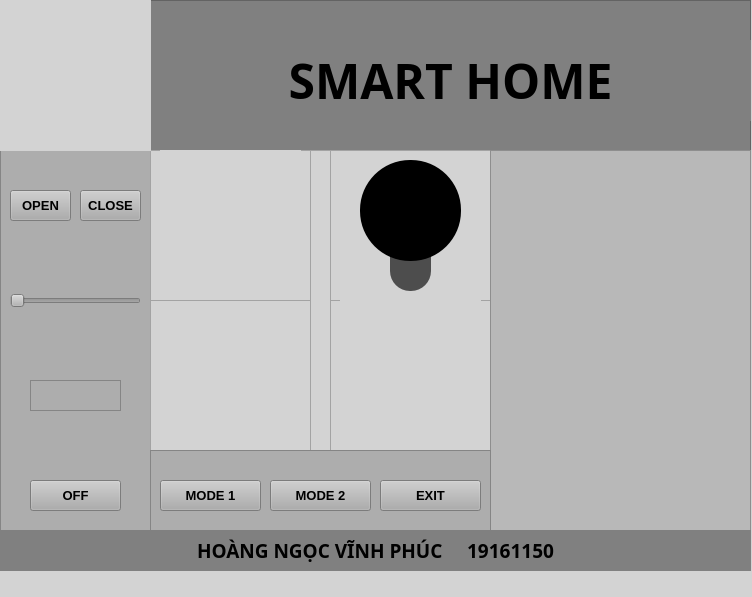
<?xml version="1.0" encoding="UTF-8"?>
<ui version="4.0">
 <class>MainWindow</class>
 <widget class="QMainWindow" name="MainWindow">
  <property name="geometry">
   <rect>
    <x>0</x>
    <y>0</y>
    <width>752</width>
    <height>597</height>
   </rect>
  </property>
  <property name="windowTitle">
   <string>MainWindow</string>
  </property>
  <property name="styleSheet">
   <string notr="true">background-color: lightgray;</string>
  </property>
  <widget class="QWidget" name="centralwidget">
   <widget class="QFrame" name="frame">
    <property name="geometry">
     <rect>
      <x>150</x>
      <y>0</y>
      <width>601</width>
      <height>151</height>
     </rect>
    </property>
    <property name="styleSheet">
     <string notr="true">background: gray;</string>
    </property>
    <property name="frameShape">
     <enum>QFrame::StyledPanel</enum>
    </property>
    <property name="frameShadow">
     <enum>QFrame::Raised</enum>
    </property>
    <widget class="QLabel" name="label">
     <property name="geometry">
      <rect>
       <x>0</x>
       <y>40</y>
       <width>601</width>
       <height>81</height>
      </rect>
     </property>
     <property name="font">
      <font>
       <family>Rockwell Extra Bold</family>
       <pointsize>36</pointsize>
       <weight>75</weight>
       <bold>true</bold>
      </font>
     </property>
     <property name="text">
      <string>SMART HOME</string>
     </property>
     <property name="alignment">
      <set>Qt::AlignCenter</set>
     </property>
    </widget>
   </widget>
   <widget class="QFrame" name="frame_2">
    <property name="geometry">
     <rect>
      <x>0</x>
      <y>150</y>
      <width>751</width>
      <height>421</height>
     </rect>
    </property>
    <property name="frameShape">
     <enum>QFrame::StyledPanel</enum>
    </property>
    <property name="frameShadow">
     <enum>QFrame::Raised</enum>
    </property>
    <widget class="QFrame" name="frame_3">
     <property name="geometry">
      <rect>
       <x>0</x>
       <y>0</y>
       <width>151</width>
       <height>381</height>
      </rect>
     </property>
     <property name="styleSheet">
      <string notr="true">background: rgb(173, 173, 173);</string>
     </property>
     <property name="frameShape">
      <enum>QFrame::StyledPanel</enum>
     </property>
     <property name="frameShadow">
      <enum>QFrame::Raised</enum>
     </property>
     <widget class="QPushButton" name="door_open">
      <property name="geometry">
       <rect>
        <x>10</x>
        <y>40</y>
        <width>61</width>
        <height>31</height>
       </rect>
      </property>
      <property name="font">
       <font>
        <pointsize>10</pointsize>
        <weight>75</weight>
        <bold>true</bold>
       </font>
      </property>
      <property name="text">
       <string>OPEN</string>
      </property>
     </widget>
     <widget class="QPushButton" name="door_close">
      <property name="geometry">
       <rect>
        <x>80</x>
        <y>40</y>
        <width>61</width>
        <height>31</height>
       </rect>
      </property>
      <property name="font">
       <font>
        <pointsize>10</pointsize>
        <weight>75</weight>
        <bold>true</bold>
       </font>
      </property>
      <property name="text">
       <string>CLOSE</string>
      </property>
     </widget>
     <widget class="QSlider" name="light_slider">
      <property name="geometry">
       <rect>
        <x>10</x>
        <y>140</y>
        <width>131</width>
        <height>21</height>
       </rect>
      </property>
      <property name="styleSheet">
       <string notr="true"/>
      </property>
      <property name="orientation">
       <enum>Qt::Horizontal</enum>
      </property>
     </widget>
     <widget class="QPushButton" name="tivi_onoff">
      <property name="geometry">
       <rect>
        <x>30</x>
        <y>330</y>
        <width>91</width>
        <height>31</height>
       </rect>
      </property>
      <property name="font">
       <font>
        <pointsize>10</pointsize>
        <weight>75</weight>
        <bold>true</bold>
       </font>
      </property>
      <property name="text">
       <string>OFF</string>
      </property>
     </widget>
     <widget class="QFrame" name="aico">
      <property name="geometry">
       <rect>
        <x>30</x>
        <y>230</y>
        <width>91</width>
        <height>31</height>
       </rect>
      </property>
      <property name="frameShape">
       <enum>QFrame::StyledPanel</enum>
      </property>
      <property name="frameShadow">
       <enum>QFrame::Raised</enum>
      </property>
     </widget>
    </widget>
    <widget class="QFrame" name="frame_4">
     <property name="geometry">
      <rect>
       <x>150</x>
       <y>0</y>
       <width>341</width>
       <height>301</height>
      </rect>
     </property>
     <property name="frameShape">
      <enum>QFrame::StyledPanel</enum>
     </property>
     <property name="frameShadow">
      <enum>QFrame::Raised</enum>
     </property>
     <widget class="QFrame" name="frame_9">
      <property name="geometry">
       <rect>
        <x>0</x>
        <y>0</y>
        <width>161</width>
        <height>151</height>
       </rect>
      </property>
      <property name="frameShape">
       <enum>QFrame::StyledPanel</enum>
      </property>
      <property name="frameShadow">
       <enum>QFrame::Raised</enum>
      </property>
      <widget class="QLabel" name="label_2">
       <property name="geometry">
        <rect>
         <x>10</x>
         <y>-20</y>
         <width>141</width>
         <height>171</height>
        </rect>
       </property>
       <property name="styleSheet">
        <string notr="true">image: url(:/image/door_close.png);</string>
       </property>
       <property name="text">
        <string/>
       </property>
      </widget>
     </widget>
     <widget class="QFrame" name="frame_10">
      <property name="geometry">
       <rect>
        <x>180</x>
        <y>0</y>
        <width>161</width>
        <height>151</height>
       </rect>
      </property>
      <property name="frameShape">
       <enum>QFrame::StyledPanel</enum>
      </property>
      <property name="frameShadow">
       <enum>QFrame::Raised</enum>
      </property>
      <widget class="QLabel" name="label_3">
       <property name="geometry">
        <rect>
         <x>30</x>
         <y>10</y>
         <width>101</width>
         <height>101</height>
        </rect>
       </property>
       <property name="styleSheet">
        <string notr="true">QLabel {
    border-radius: 50%;
    background-color: black;
}
</string>
       </property>
       <property name="text">
        <string/>
       </property>
      </widget>
      <widget class="QLabel" name="label_9">
       <property name="geometry">
        <rect>
         <x>60</x>
         <y>100</y>
         <width>41</width>
         <height>21</height>
        </rect>
       </property>
       <property name="styleSheet">
        <string notr="true">QLabel {
    background-color: rgb(77, 77, 77);
}</string>
       </property>
       <property name="text">
        <string/>
       </property>
      </widget>
      <widget class="QLabel" name="label_8">
       <property name="geometry">
        <rect>
         <x>60</x>
         <y>100</y>
         <width>41</width>
         <height>41</height>
        </rect>
       </property>
       <property name="styleSheet">
        <string notr="true">QLabel {
    border-radius: 20%;
    background-color: rgb(77, 77, 77);
}</string>
       </property>
       <property name="text">
        <string/>
       </property>
      </widget>
      <zorder>label_8</zorder>
      <zorder>label_9</zorder>
      <zorder>label_3</zorder>
     </widget>
     <widget class="QFrame" name="frame_11">
      <property name="geometry">
       <rect>
        <x>0</x>
        <y>150</y>
        <width>161</width>
        <height>151</height>
       </rect>
      </property>
      <property name="frameShape">
       <enum>QFrame::StyledPanel</enum>
      </property>
      <property name="frameShadow">
       <enum>QFrame::Raised</enum>
      </property>
      <widget class="QLabel" name="label_4">
       <property name="geometry">
        <rect>
         <x>10</x>
         <y>10</y>
         <width>141</width>
         <height>121</height>
        </rect>
       </property>
       <property name="styleSheet">
        <string notr="true">image: url(:/image/aico_off.png);</string>
       </property>
       <property name="text">
        <string/>
       </property>
      </widget>
     </widget>
     <widget class="QFrame" name="frame_12">
      <property name="geometry">
       <rect>
        <x>180</x>
        <y>150</y>
        <width>161</width>
        <height>151</height>
       </rect>
      </property>
      <property name="styleSheet">
       <string notr="true">image: url(:/image/tivi_off.png)</string>
      </property>
      <property name="frameShape">
       <enum>QFrame::StyledPanel</enum>
      </property>
      <property name="frameShadow">
       <enum>QFrame::Raised</enum>
      </property>
      <widget class="QLabel" name="label_5">
       <property name="geometry">
        <rect>
         <x>10</x>
         <y>0</y>
         <width>141</width>
         <height>141</height>
        </rect>
       </property>
       <property name="styleSheet">
        <string notr="true">image: url(:/image/tivi_off.png);</string>
       </property>
       <property name="text">
        <string/>
       </property>
      </widget>
     </widget>
    </widget>
    <widget class="QFrame" name="frame_5">
     <property name="geometry">
      <rect>
       <x>490</x>
       <y>0</y>
       <width>261</width>
       <height>381</height>
      </rect>
     </property>
     <property name="styleSheet">
      <string notr="true">background: rgb(184, 184, 184);</string>
     </property>
     <property name="frameShape">
      <enum>QFrame::StyledPanel</enum>
     </property>
     <property name="frameShadow">
      <enum>QFrame::Raised</enum>
     </property>
    </widget>
    <widget class="QFrame" name="frame_6">
     <property name="geometry">
      <rect>
       <x>150</x>
       <y>300</y>
       <width>341</width>
       <height>81</height>
      </rect>
     </property>
     <property name="styleSheet">
      <string notr="true">background: rgb(173, 173, 173);</string>
     </property>
     <property name="frameShape">
      <enum>QFrame::StyledPanel</enum>
     </property>
     <property name="frameShadow">
      <enum>QFrame::Raised</enum>
     </property>
     <widget class="QPushButton" name="mode1">
      <property name="geometry">
       <rect>
        <x>10</x>
        <y>30</y>
        <width>101</width>
        <height>31</height>
       </rect>
      </property>
      <property name="font">
       <font>
        <pointsize>10</pointsize>
        <weight>75</weight>
        <bold>true</bold>
       </font>
      </property>
      <property name="text">
       <string>MODE 1</string>
      </property>
     </widget>
     <widget class="QPushButton" name="mode2">
      <property name="geometry">
       <rect>
        <x>120</x>
        <y>30</y>
        <width>101</width>
        <height>31</height>
       </rect>
      </property>
      <property name="font">
       <font>
        <pointsize>10</pointsize>
        <weight>75</weight>
        <bold>true</bold>
       </font>
      </property>
      <property name="text">
       <string>MODE 2</string>
      </property>
     </widget>
     <widget class="QPushButton" name="exit">
      <property name="geometry">
       <rect>
        <x>230</x>
        <y>30</y>
        <width>101</width>
        <height>31</height>
       </rect>
      </property>
      <property name="font">
       <font>
        <pointsize>10</pointsize>
        <weight>75</weight>
        <bold>true</bold>
       </font>
      </property>
      <property name="text">
       <string>EXIT</string>
      </property>
     </widget>
    </widget>
    <widget class="QFrame" name="frame_8">
     <property name="geometry">
      <rect>
       <x>0</x>
       <y>380</y>
       <width>751</width>
       <height>41</height>
      </rect>
     </property>
     <property name="styleSheet">
      <string notr="true">background: gray;</string>
     </property>
     <property name="frameShape">
      <enum>QFrame::StyledPanel</enum>
     </property>
     <property name="frameShadow">
      <enum>QFrame::Raised</enum>
     </property>
     <widget class="QLabel" name="label_6">
      <property name="geometry">
       <rect>
        <x>0</x>
        <y>0</y>
        <width>751</width>
        <height>41</height>
       </rect>
      </property>
      <property name="font">
       <font>
        <family>Bahnschrift SemiBold SemiConden</family>
        <pointsize>14</pointsize>
        <weight>75</weight>
        <bold>true</bold>
       </font>
      </property>
      <property name="text">
       <string>HOÀNG NGỌC VĨNH PHÚC     19161150</string>
      </property>
      <property name="alignment">
       <set>Qt::AlignCenter</set>
      </property>
     </widget>
    </widget>
   </widget>
   <widget class="QFrame" name="frame_7">
    <property name="geometry">
     <rect>
      <x>0</x>
      <y>0</y>
      <width>151</width>
      <height>151</height>
     </rect>
    </property>
    <property name="frameShape">
     <enum>QFrame::StyledPanel</enum>
    </property>
    <property name="frameShadow">
     <enum>QFrame::Raised</enum>
    </property>
    <widget class="QLabel" name="label_7">
     <property name="geometry">
      <rect>
       <x>0</x>
       <y>0</y>
       <width>151</width>
       <height>151</height>
      </rect>
     </property>
     <property name="styleSheet">
      <string notr="true">image: url(:/image/ai_chan.png);</string>
     </property>
     <property name="text">
      <string/>
     </property>
    </widget>
   </widget>
  </widget>
  <widget class="QMenuBar" name="menubar">
   <property name="geometry">
    <rect>
     <x>0</x>
     <y>0</y>
     <width>752</width>
     <height>18</height>
    </rect>
   </property>
  </widget>
  <widget class="QStatusBar" name="statusbar"/>
 </widget>
 <resources>
  <include location="image.qrc"/>
 </resources>
 <connections/>
</ui>
